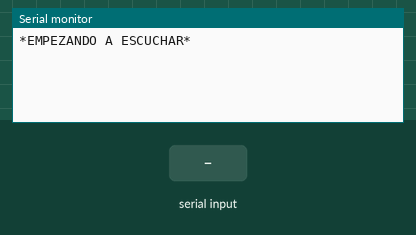
A sketch run on a simulated Arduino Uno, built with avr-gcc and run on an emulated ATmega328P. On the bench: the last lines printed to the serial monitor. Inputs (shaded band) come from the test bench.

Above: at 1.2 s.
1.3 s: "1" received over the second serial link
At 2.6 s:
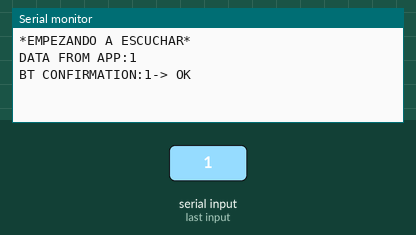
3.8 s: "0" received over the second serial link
At 5.2 s:
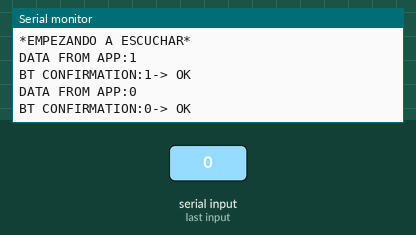
5.3 s: "2" received over the second serial link
At 6.9 s:
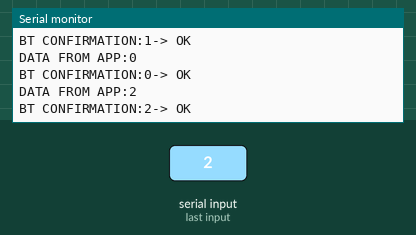

The sketch:

test_arduino_bluetooth.ino
```cpp
#include <SoftwareSerial.h>     /* Allows Pin Change Interrupt Vector Sharing */

#define RxD 5
#define TxD 6

SoftwareSerial BTSerial(RxD, TxD);

String comando="";
char confirmacion="";
int envconfirmation=0;
int timebase=0;
int _timestamp=0;


char d ="s";

void setup(){
  BTSerial.begin(9600); // comunicación directa al Modulo.
  Serial.begin(9600);  // comunicación directa al Monitor.
  Serial.println("*EMPEZANDO A ESCUCHAR*");
  tomarTiempoInicial();
}

void loop() {
  _timestamp=millis()-timebase;
  leerPuertoSerial();
  enviarConfirmacion(_timestamp);
  //envconfirmation=1;
  //delay(1000);
}


void leerPuertoSerial(){
  if (BTSerial.available()){
  comando  = BTSerial.readString();
  Serial.print("DATA FROM APP:");
  Serial.println(comando);
  envconfirmation = 1;
  }
}

void enviarConfirmacion(int _time){
  if(envconfirmation){
    Serial.print("BT CONFIRMATION:");
    //BTSerial.print("ans ");
    Serial.print(comando);
    Serial.print("-> ");
    Serial.println("OK ");
    envconfirmation=0;
    BTSerial.print(comando);
    }
  }

void tomarTiempoInicial(void){
  timebase = millis(); // tiempo inicial de referencia
}
```

Measured:
- after the input at 1.3 s, the serial monitor: prints a new line after 1.0 s (image 1)
- after the input at 3.8 s, the serial monitor: prints a new line after 1.0 s (image 2)
- after the input at 5.3 s, the serial monitor: prints a new line after 1.0 s (image 3)
